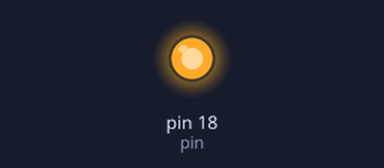
Bench run of a program on a simulated Raspberry Pi (header pin numbers). Parts: output pins drawn as LEDs (lit = HIGH). At 6.4 s the program stops and its outputs stay as they are.

Above: at 0.1 s.
At 6.15 s:
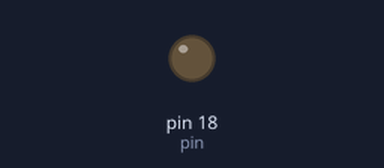
Timing chart, 0 to 6.7 s (numbered marks = the images above):
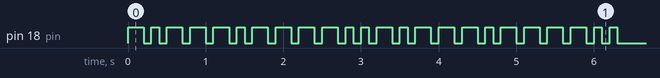

Measured:
- by itself, pin 18 (pin): moves between LOW and HIGH, repeating every 2.9 s
- by itself, everything shown: repeats every 2.9 s, in 22 steps

The program:

rush.py
```python
#!/usr/bin/env python

"""Rhythm of 'YYZ' by Rush."""

from blinkenlights import letter, setup, cleanup

pin = 18
setup(pin)
for i in range(2):
    letter('-.--', pin)
    letter('-.--', pin)
    letter('--..', pin)
cleanup()
```

blinkenlights.py
```python
# Library of various functions for lighting LEDs.
# Adapted from code by Rahul Kar.
# http://www.rpiblog.com/2012/09/using-gpio-of-raspberry-pi-to-blink-led.html

import RPi.GPIO as GPIO
from time import sleep

def onoff(ontime, offtime, pin):
    """Base function that does the real work calling GPIO functions."""
    GPIO.output(pin, GPIO.HIGH)
    sleep(ontime)
    GPIO.output(pin, GPIO.LOW)
    sleep(offtime)

def setup(pin):
    # Use Raspberry-Pi board pin numbers. In other words, 11 means pin
    # number 11, not GPIO 11.
    GPIO.setmode(GPIO.BOARD)
    GPIO.setup(pin, GPIO.OUT) # requires root?

def cleanup():
    GPIO.cleanup()

def strobe(freq, dur, pin):
    nflashes = int(freq * dur)
    period = 1.0 / freq
    for i in range(nflashes):
        onoff(period/2.0, period/2.0, pin)

dash_t = 0.2
pause_t = 0.1
dot_t = 0.1
letter_t = 0

def dash(pin):
    onoff(dash_t, pause_t, pin) # closure

def dot(pin):
    onoff(dot_t, pause_t, pin)

def letter(string, pin):
    """Input a string of .- and flash in Morse."""
    for char in string:
        if char == '-':
            dash(pin)
        if char == '.':
            dot(pin)
    sleep(letter_t)

def rhythm(spec, bpm, pin):
    """Input a string of 01 and flash at certain tempo."""
    sec_per_beat = 60.0 / bpm
    half_cycle = sec_per_beat / 2.0
    for char in spec:
        if char == "1":
            onoff(half_cycle, half_cycle, pin)
        if char == "0":
            sleep(sec_per_beat)

def dimmer(proportion, duration, pin):
    hertz = 60
    cycles = hertz * duration
    period = 1.0 / hertz
    on = proportion * period
    off = period - on
    for i in range(int(cycles)):
        onoff(on, off, pin)
```
